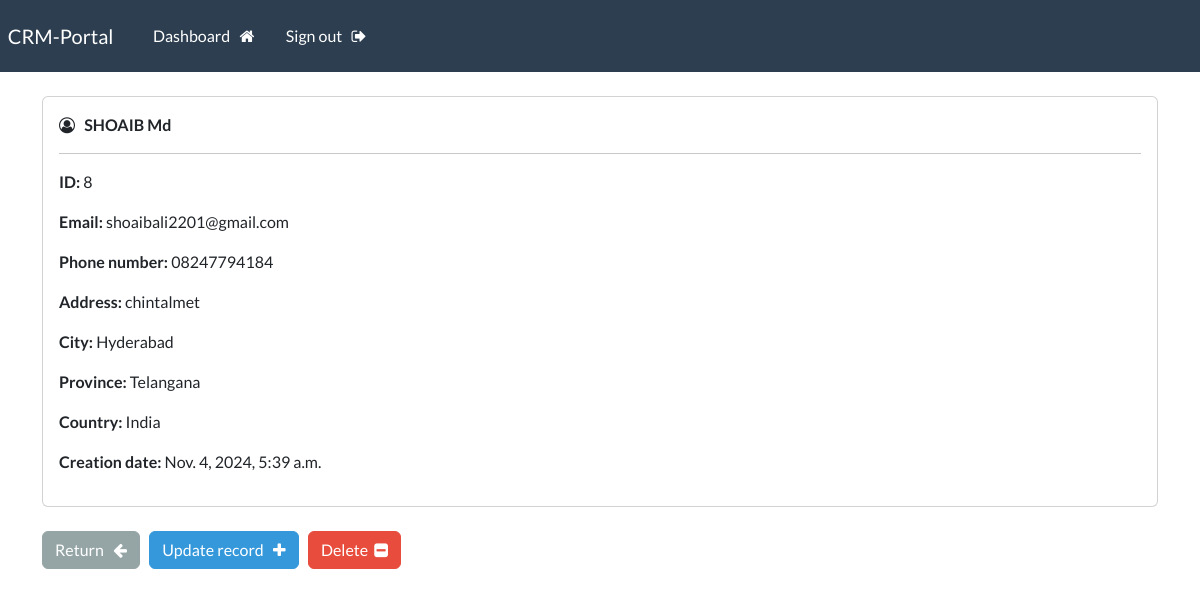
/record/8 (signed in), run on the app's committed database.
### webapp/models.py (models this page shows, shortened)
class Record(models.Model):
    creation_date = models.DateTimeField(auto_now_add=True)
    first_name = models.CharField(max_length=100)
    last_name = models.CharField(max_length=100)
    email = models.CharField(max_length=255)
    phone = models.CharField(max_length=20)
    address = models.CharField(max_length=300)
    city = models.CharField(max_length=255)
    province = models.CharField(max_length=200)
    country = models.CharField(max_length=125)

### webapp/views.py (the view)
# urls.py: path('record/<int:pk>', views.singular_record, name="record"),
@login_required(login_url='my-login')
def singular_record(request, pk):
    all_records = Record.objects.get(id=pk)
    context = {'record':all_records}
    return render(request, 'webapp/view-record.html', context=context)

### webapp/templates/webapp/view-record.html (shortened to what this page needs)
{% extends 'webapp/base.html' %}
{% block content %}
    <div class="card">
        <div class="card-body">
            <i class="fa fa-user-circle-o" aria-hidden="true"></i> &nbsp;
            <strong>
                {{record.last_name|upper}}
                {{record.first_name}}
            </strong>
            <hr>
            <p> <strong> ID: </strong> {{record.id}} </p>
            <p> <strong> Email: </strong> {{record.email}} </p>
            <p> <strong> Phone number: </strong> {{record.phone}} </p>
            <p> <strong> Address: </strong> {{record.address}} </p>
            <p> <strong> City: </strong> {{record.city}} </p>
            <p> <strong> Province: </strong> {{record.province}} </p>
            <p> <strong> Country: </strong> {{record.country}} </p>
            <p> <strong> Creation date: </strong> {{record.creation_date}} </p>
        </div>
    </div>
    <br>
    <a href="{% url 'dashboard' %}" class="btn btn-secondary"> Return &nbsp; <i class="fa fa-arrow-left" aria-hidden="true"></i> </a>
    <a href="{% url 'update-record' record.id %}" class="btn btn-info"> Update record &nbsp; <i class="fa fa-plus" aria-hidden="true"></i> </a>
    <a href="{% url 'delete-record' record.id %}" class="btn btn-danger"> Delete &nbsp;<i class="fa fa-minus-square" aria-hidden="true"></i> </a>
{% endblock %}

### data on the page
Record: last_name "SHOAIB", first_name "Md", id "8", email "shoaibali2201@gmail.com", phone "08247794184", address "chintalmet", city "Hyderabad", province "Telangana", country "India", creation_date "Nov. 4, 2024, 5:39 a.m."
